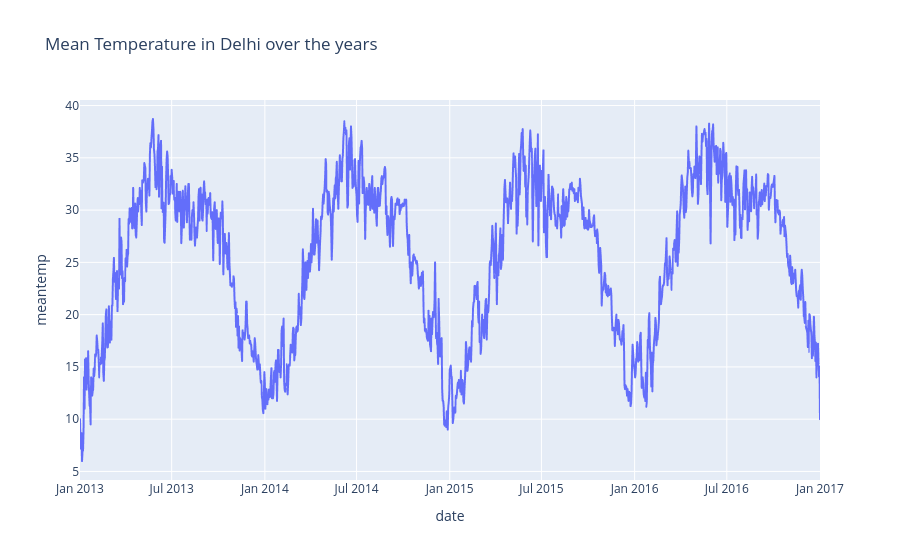

Source (notebook cell):
### Code cell
# Interactive plot with plotly
px.line(df, x='date', y='meantemp', title='Mean Temperature in Delhi over the years')

### Figure 1 — Plotly figure (JSON) as saved in the notebook; plotly's stock layout.template omitted (floating-point values rounded to 4 significant figures; data arrays with more than 128 entries replaced by an {"elided": "..."} marker saying what was removed)
{"data": [{"hovertemplate": "date=%{x}<br>meantemp=%{y}<extra></extra>", "legendgroup": "", "line": {"color": "#636efa", "dash": "solid"}, "marker": {"symbol": "circle"}, "mode": "lines", "name": "", "showlegend": false, "type": "scattergl", "x": {"elided": "1462 str values"}, "xaxis": "x", "y": {"elided": "1462 float values"}, "yaxis": "y"}], "layout": {"legend": {"tracegroupgap": 0}, "title": {"text": "Mean Temperature in Delhi over the years"}, "xaxis": {"anchor": "y", "domain": [0, 1], "title": {"text": "date"}}, "yaxis": {"anchor": "x", "domain": [0, 1], "title": {"text": "meantemp"}}}}
